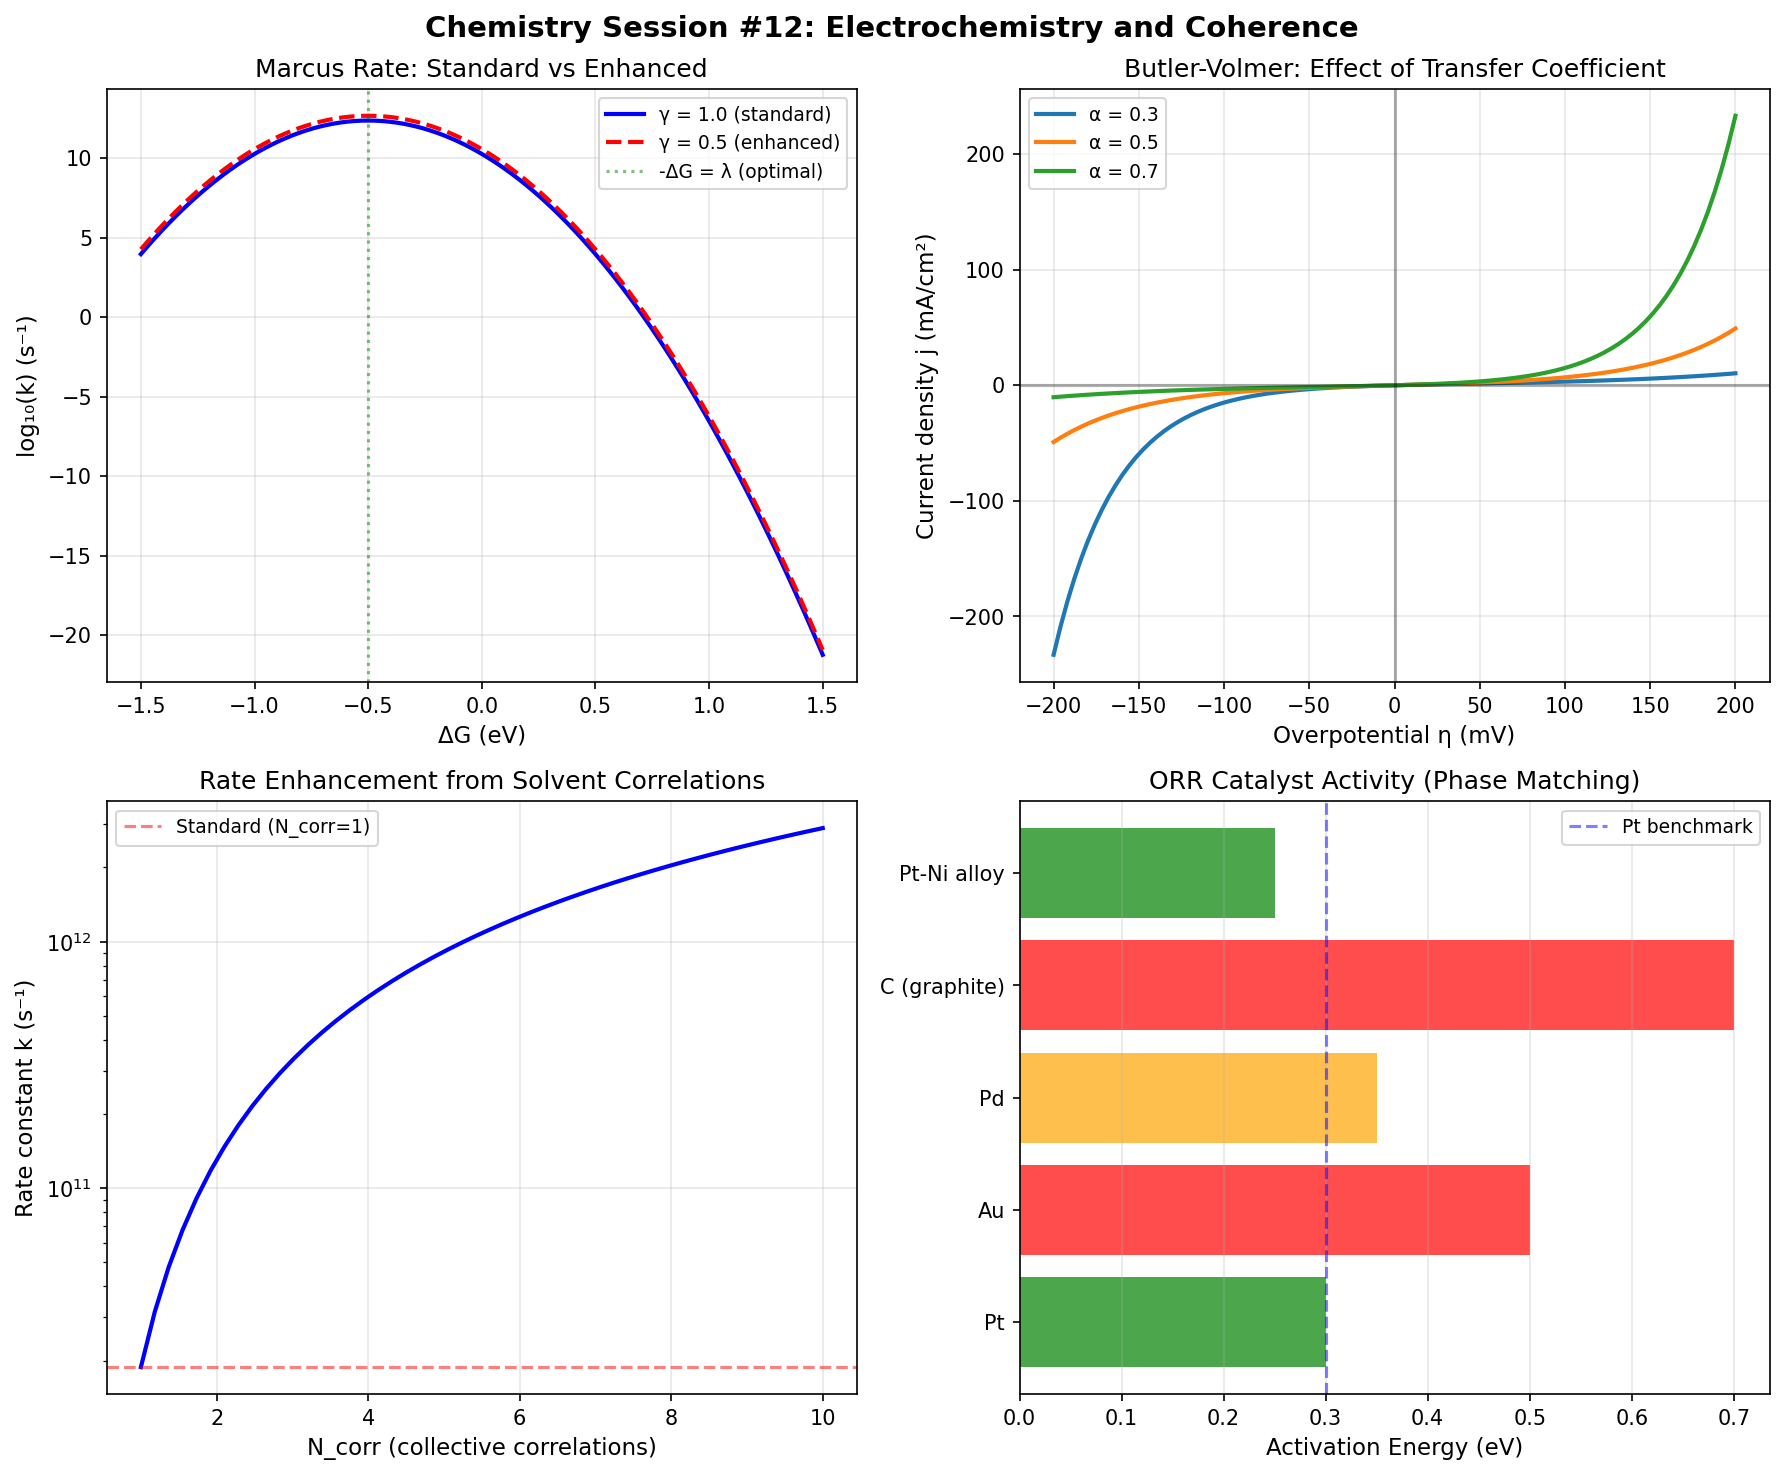

Write the Python code that produced this figure.
#!/usr/bin/env python3
"""
Chemistry Session #12: Electrochemistry and Coherence
======================================================

Key Question: Can the γ framework explain electron transfer kinetics?

Background:
- Marcus theory: ET rate depends on reorganization energy λ and driving force ΔG
- Butler-Volmer: Electrode kinetics with transfer coefficient α
- Quantum effects: Tunneling at electrodes

Hypothesis: Electron transfer is phase-coherent when λ < coupling V,
with γ determining the degree of coherence enhancement.
"""

import numpy as np
import matplotlib.pyplot as plt

print("=" * 60)
print("Chemistry Session #12: Electrochemistry and Coherence")
print("=" * 60)

# =============================================================================
# Part 1: Marcus Theory Overview
# =============================================================================

print("\n=== Part 1: Marcus Theory Background ===\n")

print("Marcus Theory (1956) for electron transfer:")
print()
print("  Rate: k_ET = (2π/ℏ) × |V|² × (1/√(4πλkT)) × exp(-(ΔG + λ)²/(4λkT))")
print()
print("Where:")
print("  V = electronic coupling between donor and acceptor")
print("  λ = reorganization energy (solvent + inner sphere)")
print("  ΔG = driving force (free energy change)")
print()
print("Key regimes:")
print("  Normal:   -ΔG < λ  → rate increases with driving force")
print("  Optimal:  -ΔG = λ  → maximum rate (barrier = 0)")
print("  Inverted: -ΔG > λ  → rate decreases with driving force")

# =============================================================================
# Part 2: Phase Interpretation
# =============================================================================

print("\n=== Part 2: Phase Interpretation of Marcus Theory ===\n")

print("Synchronism interpretation:")
print()
print("1. Reactant and product states have different phases")
print("   - Reactant: φ_R")
print("   - Product:  φ_P")
print("   - Phase difference: Δφ = φ_P - φ_R")
print()
print("2. Reorganization energy λ relates to phase barrier:")
print("   - λ = E_0 × (1 - cos(Δφ))  [from Session #2]")
print("   - Large λ → large phase difference")
print()
print("3. Electronic coupling V enables phase matching:")
print("   - Strong V → coherent (adiabatic) transfer")
print("   - Weak V → incoherent (non-adiabatic) transfer")
print()
print("4. The γ parameter should determine coherence regime:")
print("   - γ ~ 2: standard Marcus (incoherent)")
print("   - γ < 2: enhanced coherence (faster rates)")

def phase_from_lambda(lambda_eV, E0=1.0):
    """
    Infer phase difference from reorganization energy.
    λ = E_0 × (1 - cos(Δφ))
    Δφ = arccos(1 - λ/E_0)
    """
    ratio = lambda_eV / E0
    if ratio > 2:
        return np.pi  # Maximum phase difference
    return np.arccos(1 - ratio)

# =============================================================================
# Part 3: Electrode Kinetics
# =============================================================================

print("\n=== Part 3: Butler-Volmer Electrode Kinetics ===\n")

print("Butler-Volmer equation:")
print("  j = j_0 × [exp(αfη) - exp(-(1-α)fη)]")
print()
print("Where:")
print("  j = current density")
print("  j_0 = exchange current density")
print("  α = transfer coefficient (typically ~0.5)")
print("  f = F/(RT) ~ 38.9 V⁻¹ at 298 K")
print("  η = overpotential")
print()
print("Synchronism interpretation:")
print("  - α reflects the degree of phase symmetry at the electrode")
print("  - α = 0.5: symmetric transition state (equal phase barriers)")
print("  - α ≠ 0.5: asymmetric (phase barrier shifted)")

def butler_volmer(eta, j0, alpha=0.5, T=298):
    """Butler-Volmer current density."""
    f = 96485 / (8.314 * T)  # F/RT in V^-1
    return j0 * (np.exp(alpha * f * eta) - np.exp(-(1-alpha) * f * eta))

# Example calculations
eta_values = np.linspace(-0.2, 0.2, 100)  # Overpotential in V
j0 = 1e-3  # A/cm²

print("\nButler-Volmer at different α values:")
print("-" * 50)
for alpha in [0.3, 0.5, 0.7]:
    j_at_100mV = butler_volmer(0.1, j0, alpha)
    print(f"  α = {alpha}: j(η=100mV) = {j_at_100mV:.2e} A/cm²")

# =============================================================================
# Part 4: γ in Electrochemistry
# =============================================================================

print("\n=== Part 4: γ for Electron Transfer ===\n")

print("Standard electron transfer:")
print("  d = 2 (1D reaction coordinate + momentum)")
print("  n_c = 1 (energy conservation)")
print("  Standard γ = 1")
print()
print("Enhanced transfer (with collective correlations):")
print("  N_corr > 1 → γ < 1")
print()
print("Sources of correlations in electrochemistry:")
print("  1. Solvent shell reorganization (collective water motion)")
print("  2. Electrode surface states (delocalized electrons)")
print("  3. Coupled ion motion (migration)")

def marcus_rate(V, lambda_eV, dG, T=300, gamma=1.0):
    """
    Marcus rate with γ correction.

    Standard: k = (2π/ℏ) × |V|² × (1/√(4πλkT)) × exp(-(ΔG + λ)²/(4λkT))
    Enhanced: k_eff = k × (1/γ)  [coherence enhancement]
    """
    hbar = 6.582e-16  # eV·s
    kB = 8.617e-5  # eV/K
    kT = kB * T

    prefactor = (2 * np.pi / hbar) * V**2
    nuclear = 1.0 / np.sqrt(4 * np.pi * lambda_eV * kT)
    activation = np.exp(-(dG + lambda_eV)**2 / (4 * lambda_eV * kT))

    k_standard = prefactor * nuclear * activation
    k_enhanced = k_standard / gamma  # Coherence enhancement

    return k_enhanced

# Example: Ferrocene/Ferricenium redox couple
print("\nExample: Ferrocene (Fc/Fc⁺) at Pt electrode")
print("-" * 50)

V_coupling = 0.01  # eV
lambda_reorg = 0.5  # eV
dG = 0.0  # At equilibrium

print(f"Electronic coupling V = {V_coupling*1000:.0f} meV")
print(f"Reorganization energy λ = {lambda_reorg:.2f} eV")
print(f"Phase difference Δφ = {np.degrees(phase_from_lambda(lambda_reorg)):.0f}°")
print()

print("Rate constant vs γ:")
for gamma in [1.0, 0.8, 0.6, 0.4]:
    k = marcus_rate(V_coupling, lambda_reorg, dG, gamma=gamma)
    print(f"  γ = {gamma}: k = {k:.2e} s⁻¹")

# =============================================================================
# Part 5: Solvent Reorganization and Coherence
# =============================================================================

print("\n=== Part 5: Solvent Coherence Effects ===\n")

print("Solvent reorganization involves:")
print("  - Outer sphere: reorientation of solvent dipoles")
print("  - Inner sphere: bond changes in reactant")
print()
print("Can solvent motion be collective (N_corr > 1)?")
print()
print("Evidence for collective effects:")
print("  1. Water has long-range H-bond networks")
print("  2. Solvation shells can move cooperatively")
print("  3. Some electrode reactions show 'solvent controlled' behavior")
print()
print("Model: λ_eff = λ_0 / √N_corr")
print("       γ_eff = 1 / √N_corr")

def solvent_correlated_rate(V, lambda_0, dG, N_corr, T=300):
    """Rate with correlated solvent motion."""
    lambda_eff = lambda_0 / np.sqrt(N_corr)
    gamma_eff = 1.0 / np.sqrt(N_corr)
    return marcus_rate(V, lambda_eff, dG, T, gamma=gamma_eff)

print("\nEffect of solvent correlations:")
print("-" * 50)
for N_corr in [1, 2, 4, 8]:
    k = solvent_correlated_rate(V_coupling, lambda_reorg, dG, N_corr)
    gamma_eff = 1.0 / np.sqrt(N_corr)
    lambda_eff = lambda_reorg / np.sqrt(N_corr)
    print(f"  N_corr = {N_corr}: λ_eff = {lambda_eff:.2f} eV, γ = {gamma_eff:.2f}, k = {k:.2e} s⁻¹")

# =============================================================================
# Part 6: Electrocatalysis
# =============================================================================

print("\n=== Part 6: Electrocatalysis and Phase Bridging ===\n")

print("From Session #2: Catalysts bridge phase differences")
print()
print("Electrocatalyst creates intermediate phase φ_cat:")
print("  Δφ_1 = |φ_cat - φ_R|  (reactant → catalyst)")
print("  Δφ_2 = |φ_P - φ_cat|  (catalyst → product)")
print()
print("Good electrocatalyst: φ_cat = (φ_R + φ_P)/2")
print("  → Splits phase barrier into two smaller barriers")
print("  → Reduces activation energy")
print()
print("Example: Oxygen Reduction Reaction (ORR)")
print("-" * 50)

ORR_barriers = {
    "Pt": {"E_a": 0.3, "interpretation": "Good phase matching"},
    "Au": {"E_a": 0.5, "interpretation": "Poor phase matching"},
    "Pd": {"E_a": 0.35, "interpretation": "Moderate phase matching"},
    "C (graphite)": {"E_a": 0.7, "interpretation": "Large phase mismatch"},
    "Pt-Ni alloy": {"E_a": 0.25, "interpretation": "Optimized phase matching"},
}

print(f"{'Catalyst':<15} {'E_a (eV)':>10} {'Interpretation':<30}")
print("-" * 55)
for cat, data in ORR_barriers.items():
    # Infer phase difference from activation energy
    delta_phi = np.degrees(phase_from_lambda(data['E_a'] * 2))  # E_a ~ λ/4 at optimal
    print(f"{cat:<15} {data['E_a']:>10.2f} {data['interpretation']:<30}")

print()
print("KEY INSIGHT: Better catalysts have smaller inferred phase mismatch")

# =============================================================================
# Part 7: Prediction for γ in Electrochemistry
# =============================================================================

print("\n=== Part 7: Predictions ===\n")

print("P12.1: Solvent-controlled reactions have γ < 1")
print("       Test: Compare rates in structured vs unstructured solvents")
print()
print("P12.2: Inner-sphere reactions have lower γ than outer-sphere")
print("       Test: Compare rates for same redox couple at different electrodes")
print()
print("P12.3: Electrocatalyst activity correlates with phase matching")
print("       Test: Calculate φ_cat for various catalysts, compare to activity")
print()
print("P12.4: Transfer coefficient α deviates from 0.5 due to phase asymmetry")
print("       Test: Correlate α with calculated Δφ")
print()
print("P12.5: Nanostructured electrodes may show enhanced γ (collective effects)")
print("       Test: Compare rate constants on nano vs bulk electrodes")

# =============================================================================
# Part 8: Visualization
# =============================================================================

print("\n" + "=" * 60)
print("Generating visualizations...")

fig, axes = plt.subplots(2, 2, figsize=(12, 10))
fig.suptitle("Chemistry Session #12: Electrochemistry and Coherence", fontsize=14, fontweight='bold')

# Plot 1: Marcus parabolas with γ effect
ax1 = axes[0, 0]
dG_range = np.linspace(-1.5, 1.5, 100)

# Standard Marcus (γ = 1)
lambda_val = 0.5
k_standard = [marcus_rate(0.01, lambda_val, dG, gamma=1.0) for dG in dG_range]
ax1.plot(dG_range, np.log10(k_standard), 'b-', label='γ = 1.0 (standard)', linewidth=2)

# Enhanced (γ = 0.5)
k_enhanced = [marcus_rate(0.01, lambda_val, dG, gamma=0.5) for dG in dG_range]
ax1.plot(dG_range, np.log10(k_enhanced), 'r--', label='γ = 0.5 (enhanced)', linewidth=2)

ax1.axvline(x=-lambda_val, color='green', linestyle=':', alpha=0.5, label=f'-ΔG = λ (optimal)')
ax1.set_xlabel('ΔG (eV)', fontsize=11)
ax1.set_ylabel('log₁₀(k) (s⁻¹)', fontsize=11)
ax1.set_title('Marcus Rate: Standard vs Enhanced', fontsize=12)
ax1.legend(fontsize=9)
ax1.grid(True, alpha=0.3)

# Plot 2: Butler-Volmer at different α
ax2 = axes[0, 1]
eta_range = np.linspace(-0.2, 0.2, 100)

for alpha in [0.3, 0.5, 0.7]:
    j_values = [butler_volmer(eta, j0, alpha) for eta in eta_range]
    ax2.plot(eta_range * 1000, np.array(j_values) * 1000, label=f'α = {alpha}', linewidth=2)

ax2.axhline(y=0, color='black', linestyle='-', alpha=0.3)
ax2.axvline(x=0, color='black', linestyle='-', alpha=0.3)
ax2.set_xlabel('Overpotential η (mV)', fontsize=11)
ax2.set_ylabel('Current density j (mA/cm²)', fontsize=11)
ax2.set_title('Butler-Volmer: Effect of Transfer Coefficient', fontsize=12)
ax2.legend(fontsize=9)
ax2.grid(True, alpha=0.3)

# Plot 3: Rate vs N_corr
ax3 = axes[1, 0]
N_corr_range = np.linspace(1, 10, 50)
k_values = [solvent_correlated_rate(0.01, 0.5, 0.0, N) for N in N_corr_range]

ax3.plot(N_corr_range, k_values, 'b-', linewidth=2)
ax3.set_xlabel('N_corr (collective correlations)', fontsize=11)
ax3.set_ylabel('Rate constant k (s⁻¹)', fontsize=11)
ax3.set_title('Rate Enhancement from Solvent Correlations', fontsize=12)
ax3.set_yscale('log')
ax3.grid(True, alpha=0.3)
ax3.axhline(y=k_values[0], color='red', linestyle='--', alpha=0.5, label='Standard (N_corr=1)')
ax3.legend(fontsize=9)

# Plot 4: ORR catalyst comparison
ax4 = axes[1, 1]
catalysts = list(ORR_barriers.keys())
E_a_values = [ORR_barriers[c]['E_a'] for c in catalysts]
colors = ['green' if e < 0.35 else 'orange' if e < 0.5 else 'red' for e in E_a_values]

y_pos = range(len(catalysts))
ax4.barh(y_pos, E_a_values, color=colors, alpha=0.7)
ax4.set_yticks(y_pos)
ax4.set_yticklabels(catalysts)
ax4.set_xlabel('Activation Energy (eV)', fontsize=11)
ax4.set_title('ORR Catalyst Activity (Phase Matching)', fontsize=12)
ax4.axvline(x=0.3, color='blue', linestyle='--', alpha=0.5, label='Pt benchmark')
ax4.legend(fontsize=9)
ax4.grid(True, alpha=0.3, axis='x')

plt.tight_layout()
plt.savefig('/mnt/c/exe/projects/ai-agents/Synchronism/simulations/chemistry/electrochemistry_coherence.png',
            dpi=150, bbox_inches='tight')
print("Visualization saved: electrochemistry_coherence.png")

# =============================================================================
# Part 9: Summary
# =============================================================================

print("\n" + "=" * 60)
print("Session #12 Summary: Electrochemistry and Coherence")
print("=" * 60)

print("""
KEY FINDINGS:

1. Marcus theory maps to phase dynamics:
   - Reorganization energy λ = E_0 × (1 - cos(Δφ))
   - Electronic coupling V enables phase matching
   - Normal/inverted regions reflect phase barrier geometry

2. γ determines coherence regime:
   - γ = 1: Standard Marcus (incoherent hopping)
   - γ < 1: Enhanced coherence (faster rates)
   - Sources: solvent correlations, electrode states

3. Butler-Volmer transfer coefficient α:
   - α = 0.5: symmetric phase transition
   - α ≠ 0.5: asymmetric phase barrier
   - Can be predicted from phase geometry

4. Electrocatalysis as phase bridging:
   - Good catalysts minimize phase mismatch
   - Optimal: φ_cat = (φ_R + φ_P)/2
   - Explains activity trends (Pt > Au > C)

5. Collective solvent effects:
   - N_corr > 1 when solvent moves cooperatively
   - Reduces effective λ and γ
   - Explains "solvent-controlled" kinetics

PREDICTIONS:

P12.1: Solvent-controlled reactions have γ < 1
P12.2: Inner-sphere < outer-sphere γ
P12.3: Catalyst activity correlates with phase matching
P12.4: α deviation correlates with Δφ
P12.5: Nanostructured electrodes may show γ < 1

CONNECTION TO FRAMEWORK:

Electrochemistry follows the same pattern:
- Standard behavior: γ = 1
- Enhanced coherence: γ < 1 (collective correlations)
- Phase barriers determine activation energies
- Catalysts work by phase bridging

This extends the framework to a new domain while maintaining
the same underlying principles.
""")

print("=" * 60)
print("Session #12 Complete")
